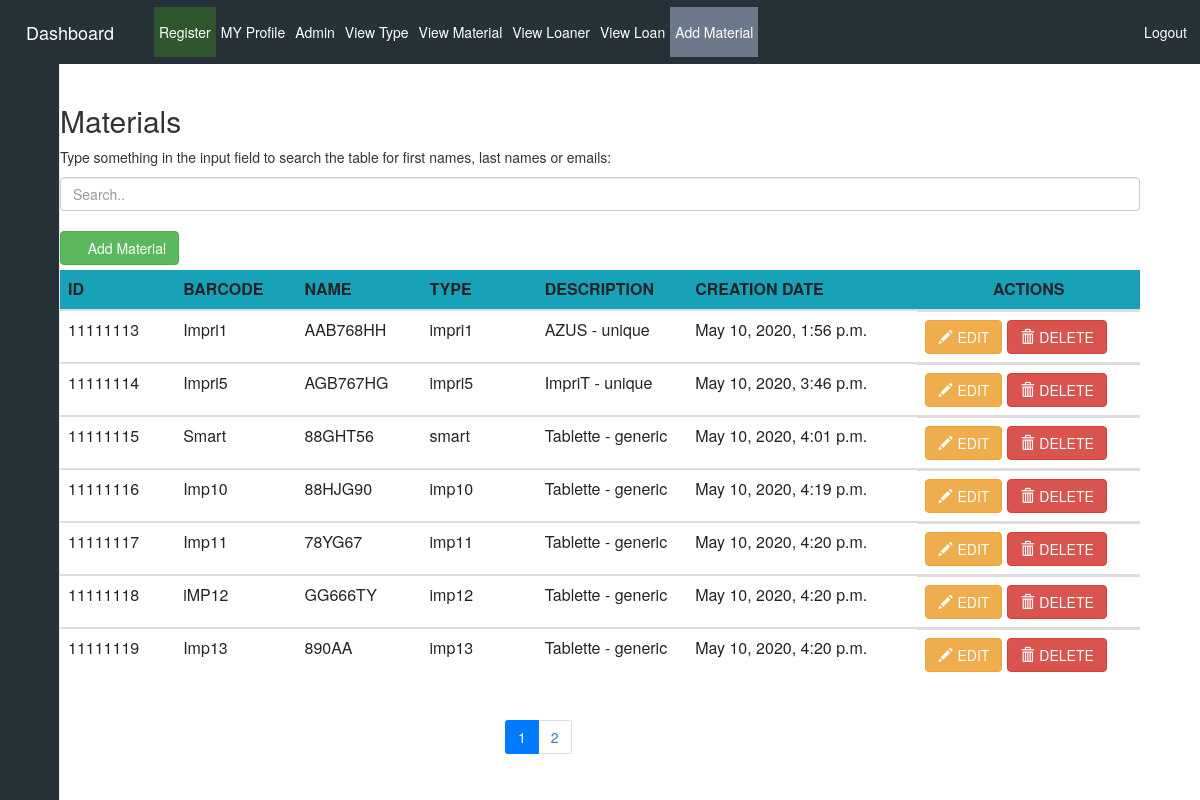
The page /MaterialView (signed in) on the database its author committed.
### siteWeb/models.py (models this page shows, shortened)
class Material(models.Model):
    name = models.CharField(max_length=250)
    barcode = models.CharField(max_length=50)
    creation_date_mat = models.DateTimeField(auto_now_add=True)
    slug = models.SlugField(max_length=250, null=True, blank=True)
    material_picture = models.ImageField(blank=True, upload_to='media/', default='None/no-img.jpg', null=True)
    type = models.ForeignKey(Type, on_delete=models.CASCADE)

class Type(models.Model):
    TYPE_GENERIC = 'generic'
    TYPE_UNIQUE = 'unique'
    TYPE_CHOICES = (
        (TYPE_GENERIC, 'generic'),
        (TYPE_UNIQUE, 'unique'),
    )
    material_type = models.CharField(max_length=250, choices=TYPE_CHOICES, default=TYPE_GENERIC)
    name_type = models.CharField(max_length=250)
    description = models.TextField(blank=True)
    creation_date_type = models.DateTimeField(auto_now_add=True)
    unavailable = models.BooleanField(default=False)
    def __str__(self):
        return self.name_type + " - " + self.material_type

### siteWeb/crudAjaxMatViews.py (the view)
# urls.py: path('MaterialView', crudAjaxMatViews.indexView, name='MaterialView'),
def indexView(request):
    form = formMaterial()
    material = Material.objects.all()
    paginator = Paginator(material, per_page=7)
    page_number = request.GET.get('page', 1)
    page_obj = paginator.get_page(page_number)
    return render(request, 'siteWeb/crudMaterial/ajaxCrudMat.html', {"form": form, "materials": page_obj.object_list, 'paginator': paginator, 'page_number': int(page_number)})

### siteWeb/forms.py
class formMaterial(forms.ModelForm):
    type = forms.ModelChoiceField(queryset=Type.objects.filter(unavailable=False).order_by('material_type'))
    class Meta:
        model = Material
        fields = ['name','barcode','type', 'material_picture']

### siteWeb/templates/siteWeb/crudMaterial/ajaxCrudMat.html (shortened to what this page needs)
{% include "siteWeb/includes/dashboard.html" %}
{% load crispy_forms_tags %}
{% load static %}
{% block content %}
<head>
</head>
{% if user.is_authenticated %}
<div class="container">
    <div class="container-fluid">
            <h2>Materials</h2>
          <p>Type something in the input field to search the table for first names, last names or emails:</p>
          <input class="form-control" id="myInput" type="text" placeholder="Search..">
          <br>
         <a class="btn btn-success add-form offset-12" href="/addMaterial">
            <span><i class="fas fa-plus"></i> Add Material</span>
         </a>
    </div>
    <div class="table-responsive table-body">
        <table class="table container-fluid table-responsive mt-2">
            <thead class="bg-info">
                <tr>
                    <th scope="row" class="col-md-1">ID</th>
                    <th scope="col" class="col-md-1">BARCODE</th>
                    <th scope="col" class="col-md-1">NAME</th>
                    <th scope="col" class="col-md-1">TYPE</th>
                    <th scope="col" class="col-md-1">DESCRIPTION</th>
                    <th scope="col" class="col-md-2">CREATION DATE</th>
                    <th scope="col" class="col-md-1 text-center">ACTIONS</th>
                </tr>
            </thead>
            {% for material in materials %}
            <tbody id="myTable">
            <tr>
                <td scope="row">{{material.id}}</td>
                <td>{{material.name}}</td>
                <td>{{material.barcode}}</td>
                <td>{{material.slug}}</td>
                <td>{{material.type }}</td>
                <td>{{material.creation_date_mat}}</td>
                <td  class="d-flex">
                    <a href="/updateMaterial/{{material.id}}" class="btn btn-warning"><span class="glyphicon glyphicon-pencil mr-2"></span>EDIT</a>
                    <button  class="btn btn-danger ml-2" onClick="deleteMaterial({{material.id}})">
                        <span class="glyphicon glyphicon-trash mr-2"></span>DELETE
                    </button>
                </td>
            </tr>
            </tbody>
            {% endfor %}
        </table>
    </div>
    <div class="row">
        <div class="offset-5">
            <ul class="pagination">
                {% for i in paginator.page_range %}
                <li class="page-item {% if i == page_number %} active {% endif %}">
                    <a class="page-link"  href="?page={{ i }}">{{ i }}</a>
                </li>
                {% endfor %}
            </ul>
        </div>
    </div>
</div>
{% else %}
<center><p> No Permittion. If you have an account, <a href="/accounts/login">login.</a></p></center>
{% endif %}
{% endblock %}

### rows shown on the page
Material: id "11111113", name "Impri1", barcode "AAB768HH", slug "impri1", type "AZUS - unique", creation_date_mat "May 10, 2020, 1:56 p.m."
Material: id "11111114", name "Impri5", barcode "AGB767HG", slug "impri5", type "ImpriT - unique", creation_date_mat "May 10, 2020, 3:46 p.m."
Material: id "11111115", name "Smart", barcode "88GHT56", slug "smart", type "Tablette - generic", creation_date_mat "May 10, 2020, 4:01 p.m."
Material: id "11111116", name "Imp10", barcode "88HJG90", slug "imp10", type "Tablette - generic", creation_date_mat "May 10, 2020, 4:19 p.m."
Material: id "11111117", name "Imp11", barcode "78YG67", slug "imp11", type "Tablette - generic", creation_date_mat "May 10, 2020, 4:20 p.m."
Material: id "11111118", name "iMP12", barcode "GG666TY", slug "imp12", type "Tablette - generic", creation_date_mat "May 10, 2020, 4:20 p.m."
Material: id "11111119", name "Imp13", barcode "890AA", slug "imp13", type "Tablette - generic", creation_date_mat "May 10, 2020, 4:20 p.m."

### other values the page prints
{{ i }} "1" "2"
